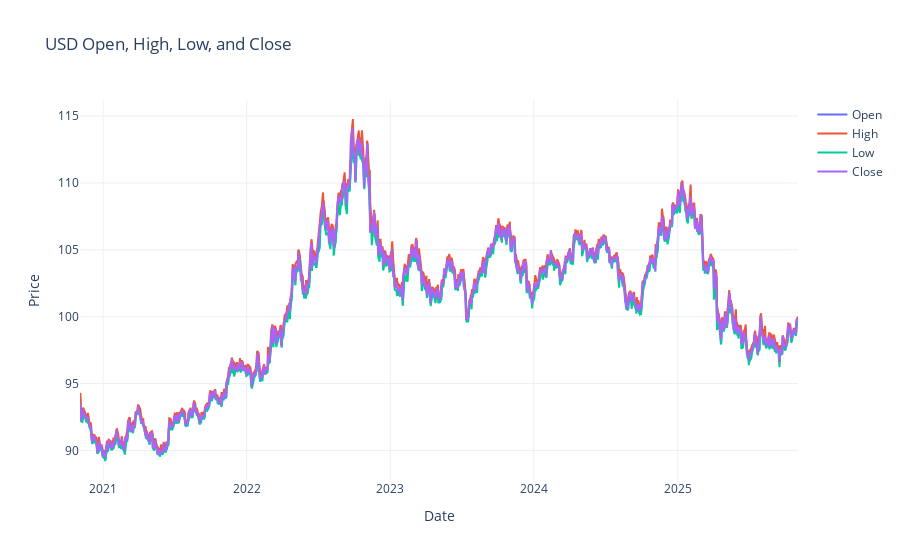

Notebook code for this chart:
### Code cell
import plotly.graph_objects as go

fig = go.Figure()

# Add traces for each attribute
for col in ["Open", "High", "Low", "Close"]:
    fig.add_trace(go.Scatter(x=df["Date"], y=df[col], mode="lines", name=col))

# Layout customization
fig.update_layout(
    title="USD Open, High, Low, and Close",
    xaxis_title="Date",
    yaxis_title="Price",
    hovermode="x unified",
    template="plotly_white",
)

fig.show()

### Figure 1 — Plotly figure (JSON) as saved in the notebook; plotly's stock layout.template omitted (floating-point values rounded to 4 significant figures; data arrays with more than 128 entries replaced by an {"elided": "..."} marker saying what was removed)
{"data": [{"mode": "lines", "name": "Open", "type": "scatter", "x": {"elided": "1258 str values"}, "y": {"elided": "1258 float values"}}, {"mode": "lines", "name": "High", "type": "scatter", "x": {"elided": "1258 str values"}, "y": {"elided": "1258 float values"}}, {"mode": "lines", "name": "Low", "type": "scatter", "x": {"elided": "1258 str values"}, "y": {"elided": "1258 float values"}}, {"mode": "lines", "name": "Close", "type": "scatter", "x": {"elided": "1258 str values"}, "y": {"elided": "1258 float values"}}], "layout": {"hovermode": "x unified", "title": {"text": "USD Open, High, Low, and Close"}, "xaxis": {"title": {"text": "Date"}}, "yaxis": {"title": {"text": "Price"}}}}
